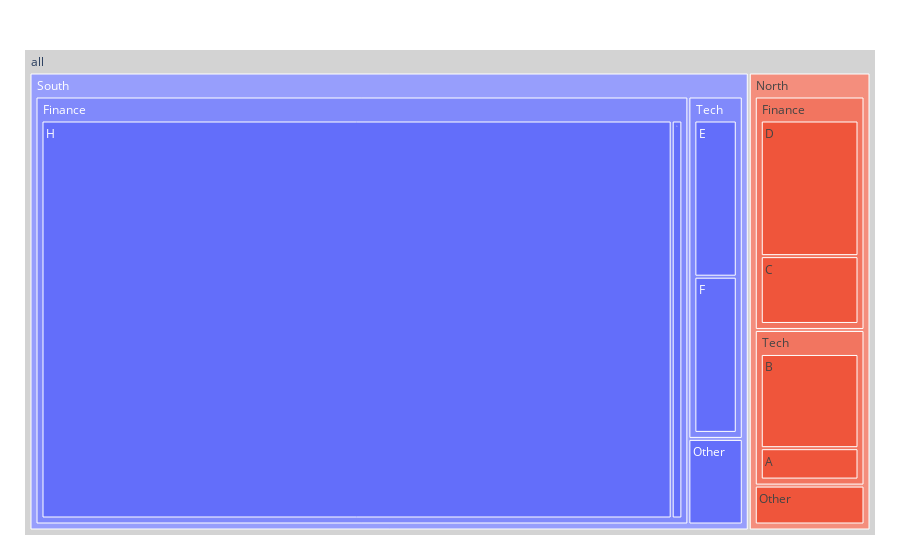

Notebook code for this chart:
### Code cell
import plotly.express as px
import pandas as pd
vendors = ["A", "B", "C", "D", None, "E", "F", "G", "H", None]
sectors = ["Tech", "Tech", "Finance", "Finance", "Other",
           "Tech", "Tech", "Finance", "Finance", "Other"]
regions = ["North", "North", "North", "North", "North",
           "South", "South", "South", "South", "South"]
sales = [1, 3, 2, 4, 1, 2, 2, 1, 59, 1]
df = pd.DataFrame(
    dict(vendors=vendors, sectors=sectors, regions=regions, sales=sales)
)
df["all"] = "all" # in order to have a single root node
print(df)
fig = px.treemap(df, path=['all', 'regions', 'sectors', 'vendors'], values='sales')
fig.update_traces(root_color="lightgrey")
fig.update_layout(margin = dict(t=50, l=25, r=25, b=25))
fig.show()

### Figure 1 — Plotly figure (JSON) as saved in the notebook; plotly's stock layout.template omitted (floating-point values rounded to 4 significant figures)
{"data": [{"branchvalues": "total", "domain": {"x": [0, 1], "y": [0, 1]}, "hovertemplate": "labels=%{label}<br>sales=%{value}<br>parent=%{parent}<br>id=%{id}<extra></extra>", "ids": ["all/North/Tech/A", "all/North/Tech/B", "all/North/Finance/C", "all/North/Finance/D", "all/South/Tech/E", "all/South/Tech/F", "all/South/Finance/G", "all/South/Finance/H", "all/North/Finance", "all/South/Finance", "all/North/Other", "all/South/Other", "all/North/Tech", "all/South/Tech", "all/North", "all/South", "all"], "labels": ["A", "B", "C", "D", "E", "F", "G", "H", "Finance", "Finance", "Other", "Other", "Tech", "Tech", "North", "South", "all"], "name": "", "parents": ["all/North/Tech", "all/North/Tech", "all/North/Finance", "all/North/Finance", "all/South/Tech", "all/South/Tech", "all/South/Finance", "all/South/Finance", "all/North", "all/South", "all/North", "all/South", "all/North", "all/South", "all", "all", ""], "root": {"color": "lightgrey"}, "type": "treemap", "values": [1, 3, 2, 4, 2, 2, 1, 59, 6, 60, 1, 1, 4, 4, 11, 65, 76]}], "layout": {"legend": {"tracegroupgap": 0}, "margin": {"b": 25, "l": 25, "r": 25, "t": 50}}}
